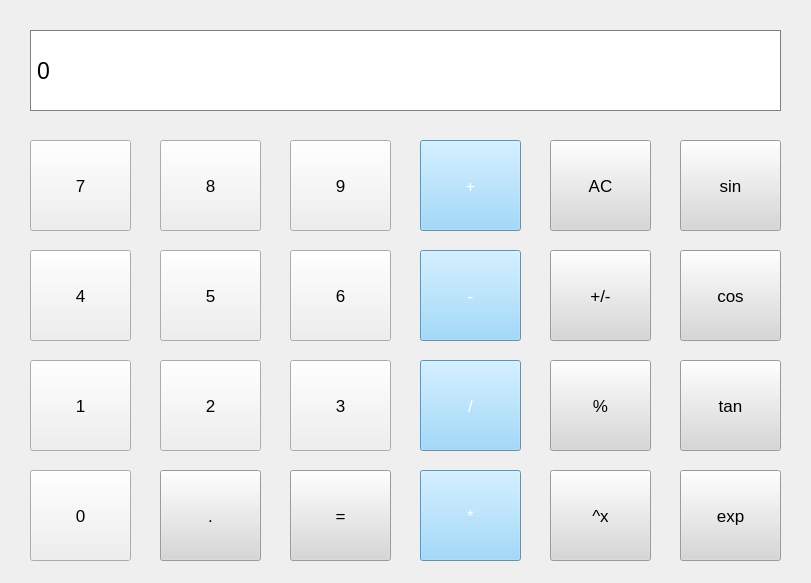
<?xml version="1.0" encoding="UTF-8"?>
<ui version="4.0">
 <class>MainWindow</class>
 <widget class="QMainWindow" name="MainWindow">
  <property name="geometry">
   <rect>
    <x>0</x>
    <y>0</y>
    <width>811</width>
    <height>583</height>
   </rect>
  </property>
  <property name="windowTitle">
   <string>Калькулятор</string>
  </property>
  <widget class="QWidget" name="centralwidget">
   <widget class="QLabel" name="ResultShow">
    <property name="geometry">
     <rect>
      <x>30</x>
      <y>30</y>
      <width>751</width>
      <height>81</height>
     </rect>
    </property>
    <property name="font">
     <font>
      <pointsize>17</pointsize>
     </font>
    </property>
    <property name="styleSheet">
     <string notr="true">QLabel {
  qproperty-alignment: 'AlignVCenter | AlignRight';
  background-color: rgb(255, 255, 255);
  border: 1px solid gray;
}</string>
    </property>
    <property name="text">
     <string>0</string>
    </property>
   </widget>
   <widget class="QPushButton" name="pushButton_7">
    <property name="geometry">
     <rect>
      <x>30</x>
      <y>140</y>
      <width>101</width>
      <height>91</height>
     </rect>
    </property>
    <property name="font">
     <font>
      <pointsize>13</pointsize>
     </font>
    </property>
    <property name="styleSheet">
     <string notr="true">QPushButton:pressed {
    background-color: qlineargradient(x1: 0, y1: 0, x2: 0, y2: 1,
                                      stop: 0 #dadbde, stop: 1 #f6f7fa);
}</string>
    </property>
    <property name="text">
     <string>7</string>
    </property>
   </widget>
   <widget class="QPushButton" name="pushButton_8">
    <property name="geometry">
     <rect>
      <x>160</x>
      <y>140</y>
      <width>101</width>
      <height>91</height>
     </rect>
    </property>
    <property name="font">
     <font>
      <pointsize>13</pointsize>
     </font>
    </property>
    <property name="styleSheet">
     <string notr="true">QPushButton:pressed {
    background-color: qlineargradient(x1: 0, y1: 0, x2: 0, y2: 1,
                                      stop: 0 #dadbde, stop: 1 #f6f7fa);
}</string>
    </property>
    <property name="text">
     <string>8</string>
    </property>
   </widget>
   <widget class="QPushButton" name="pushButton_9">
    <property name="geometry">
     <rect>
      <x>290</x>
      <y>140</y>
      <width>101</width>
      <height>91</height>
     </rect>
    </property>
    <property name="font">
     <font>
      <pointsize>13</pointsize>
     </font>
    </property>
    <property name="styleSheet">
     <string notr="true">QPushButton:pressed {
    background-color: qlineargradient(x1: 0, y1: 0, x2: 0, y2: 1,
                                      stop: 0 #dadbde, stop: 1 #f6f7fa);
}</string>
    </property>
    <property name="text">
     <string>9</string>
    </property>
   </widget>
   <widget class="QPushButton" name="pushButton_AC">
    <property name="geometry">
     <rect>
      <x>550</x>
      <y>140</y>
      <width>101</width>
      <height>91</height>
     </rect>
    </property>
    <property name="font">
     <font>
      <pointsize>13</pointsize>
     </font>
    </property>
    <property name="styleSheet">
     <string notr="true">QPushButton {
  background-color: rgb(215, 215, 215);
}
QPushButton:pressed {
    background-color: qlineargradient(x1: 0, y1: 0, x2: 0, y2: 1,
                                      stop: 0 #BEBEBE, stop: 1 #D7D7D7);
}</string>
    </property>
    <property name="text">
     <string>AC</string>
    </property>
   </widget>
   <widget class="QPushButton" name="pushButton_4">
    <property name="geometry">
     <rect>
      <x>30</x>
      <y>250</y>
      <width>101</width>
      <height>91</height>
     </rect>
    </property>
    <property name="font">
     <font>
      <pointsize>13</pointsize>
     </font>
    </property>
    <property name="styleSheet">
     <string notr="true">QPushButton:pressed {
    background-color: qlineargradient(x1: 0, y1: 0, x2: 0, y2: 1,
                                      stop: 0 #dadbde, stop: 1 #f6f7fa);
}</string>
    </property>
    <property name="text">
     <string>4</string>
    </property>
   </widget>
   <widget class="QPushButton" name="pushButton_5">
    <property name="geometry">
     <rect>
      <x>160</x>
      <y>250</y>
      <width>101</width>
      <height>91</height>
     </rect>
    </property>
    <property name="font">
     <font>
      <pointsize>13</pointsize>
     </font>
    </property>
    <property name="styleSheet">
     <string notr="true">QPushButton:pressed {
    background-color: qlineargradient(x1: 0, y1: 0, x2: 0, y2: 1,
                                      stop: 0 #dadbde, stop: 1 #f6f7fa);
}</string>
    </property>
    <property name="text">
     <string>5</string>
    </property>
   </widget>
   <widget class="QPushButton" name="pushButton_plusminus">
    <property name="geometry">
     <rect>
      <x>550</x>
      <y>250</y>
      <width>101</width>
      <height>91</height>
     </rect>
    </property>
    <property name="font">
     <font>
      <pointsize>13</pointsize>
     </font>
    </property>
    <property name="styleSheet">
     <string notr="true">QPushButton {
  background-color: rgb(215, 215, 215);
}
QPushButton:pressed {
    background-color: qlineargradient(x1: 0, y1: 0, x2: 0, y2: 1,
                                      stop: 0 #BEBEBE, stop: 1 #D7D7D7);
}</string>
    </property>
    <property name="text">
     <string>+/-</string>
    </property>
   </widget>
   <widget class="QPushButton" name="pushButton_6">
    <property name="geometry">
     <rect>
      <x>290</x>
      <y>250</y>
      <width>101</width>
      <height>91</height>
     </rect>
    </property>
    <property name="font">
     <font>
      <pointsize>13</pointsize>
     </font>
    </property>
    <property name="styleSheet">
     <string notr="true">QPushButton:pressed {
    background-color: qlineargradient(x1: 0, y1: 0, x2: 0, y2: 1,
                                      stop: 0 #dadbde, stop: 1 #f6f7fa);
}</string>
    </property>
    <property name="text">
     <string>6</string>
    </property>
   </widget>
   <widget class="QPushButton" name="pushButton_1">
    <property name="geometry">
     <rect>
      <x>30</x>
      <y>360</y>
      <width>101</width>
      <height>91</height>
     </rect>
    </property>
    <property name="font">
     <font>
      <pointsize>13</pointsize>
     </font>
    </property>
    <property name="styleSheet">
     <string notr="true">QPushButton:pressed {
    background-color: qlineargradient(x1: 0, y1: 0, x2: 0, y2: 1,
                                      stop: 0 #dadbde, stop: 1 #f6f7fa);
}</string>
    </property>
    <property name="text">
     <string>1</string>
    </property>
   </widget>
   <widget class="QPushButton" name="pushButton_2">
    <property name="geometry">
     <rect>
      <x>160</x>
      <y>360</y>
      <width>101</width>
      <height>91</height>
     </rect>
    </property>
    <property name="font">
     <font>
      <pointsize>13</pointsize>
     </font>
    </property>
    <property name="styleSheet">
     <string notr="true">QPushButton:pressed {
    background-color: qlineargradient(x1: 0, y1: 0, x2: 0, y2: 1,
                                      stop: 0 #dadbde, stop: 1 #f6f7fa);
}</string>
    </property>
    <property name="text">
     <string>2</string>
    </property>
   </widget>
   <widget class="QPushButton" name="pushButton_percent">
    <property name="geometry">
     <rect>
      <x>550</x>
      <y>360</y>
      <width>101</width>
      <height>91</height>
     </rect>
    </property>
    <property name="font">
     <font>
      <pointsize>13</pointsize>
     </font>
    </property>
    <property name="styleSheet">
     <string notr="true">QPushButton {
  background-color: rgb(215, 215, 215);
}
QPushButton:pressed {
    background-color: qlineargradient(x1: 0, y1: 0, x2: 0, y2: 1,
                                      stop: 0 #BEBEBE, stop: 1 #D7D7D7);
}</string>
    </property>
    <property name="text">
     <string>%</string>
    </property>
   </widget>
   <widget class="QPushButton" name="pushButton_3">
    <property name="geometry">
     <rect>
      <x>290</x>
      <y>360</y>
      <width>101</width>
      <height>91</height>
     </rect>
    </property>
    <property name="font">
     <font>
      <pointsize>13</pointsize>
     </font>
    </property>
    <property name="styleSheet">
     <string notr="true">QPushButton:pressed {
    background-color: qlineargradient(x1: 0, y1: 0, x2: 0, y2: 1,
                                      stop: 0 #dadbde, stop: 1 #f6f7fa);
}</string>
    </property>
    <property name="text">
     <string>3</string>
    </property>
   </widget>
   <widget class="QPushButton" name="pushButton_0">
    <property name="geometry">
     <rect>
      <x>30</x>
      <y>470</y>
      <width>101</width>
      <height>91</height>
     </rect>
    </property>
    <property name="font">
     <font>
      <pointsize>13</pointsize>
     </font>
    </property>
    <property name="styleSheet">
     <string notr="true">QPushButton:pressed {
    background-color: qlineargradient(x1: 0, y1: 0, x2: 0, y2: 1,
                                      stop: 0 #dadbde, stop: 1 #f6f7fa);
}</string>
    </property>
    <property name="text">
     <string>0</string>
    </property>
   </widget>
   <widget class="QPushButton" name="pushButton_dot">
    <property name="geometry">
     <rect>
      <x>160</x>
      <y>470</y>
      <width>101</width>
      <height>91</height>
     </rect>
    </property>
    <property name="font">
     <font>
      <pointsize>13</pointsize>
     </font>
    </property>
    <property name="styleSheet">
     <string notr="true">QPushButton {
  background-color: rgb(215, 215, 215);
}
QPushButton:pressed {
    background-color: qlineargradient(x1: 0, y1: 0, x2: 0, y2: 1,
                                      stop: 0 #BEBEBE, stop: 1 #D7D7D7);
}</string>
    </property>
    <property name="text">
     <string>.</string>
    </property>
   </widget>
   <widget class="QPushButton" name="pushButton_equally">
    <property name="geometry">
     <rect>
      <x>290</x>
      <y>470</y>
      <width>101</width>
      <height>91</height>
     </rect>
    </property>
    <property name="font">
     <font>
      <pointsize>13</pointsize>
     </font>
    </property>
    <property name="styleSheet">
     <string notr="true">QPushButton {
  background-color: rgb(215, 215, 215);
}
QPushButton:pressed {
    background-color: qlineargradient(x1: 0, y1: 0, x2: 0, y2: 1,
                                      stop: 0 #BEBEBE, stop: 1 #D7D7D7);
}</string>
    </property>
    <property name="text">
     <string>=</string>
    </property>
   </widget>
   <widget class="QPushButton" name="pushButton_plus">
    <property name="geometry">
     <rect>
      <x>420</x>
      <y>140</y>
      <width>101</width>
      <height>91</height>
     </rect>
    </property>
    <property name="font">
     <font>
      <pointsize>13</pointsize>
     </font>
    </property>
    <property name="styleSheet">
     <string notr="true">QPushButton {
  background-color: rgb(135, 206, 250);
  color: white; 
}</string>
    </property>
    <property name="text">
     <string>+</string>
    </property>
   </widget>
   <widget class="QPushButton" name="pushButton_division">
    <property name="geometry">
     <rect>
      <x>420</x>
      <y>360</y>
      <width>101</width>
      <height>91</height>
     </rect>
    </property>
    <property name="font">
     <font>
      <pointsize>13</pointsize>
     </font>
    </property>
    <property name="styleSheet">
     <string notr="true">QPushButton {
  background-color: rgb(135, 206, 250);
  color: white; 
}</string>
    </property>
    <property name="text">
     <string>/</string>
    </property>
   </widget>
   <widget class="QPushButton" name="pushButton_multiply">
    <property name="geometry">
     <rect>
      <x>420</x>
      <y>470</y>
      <width>101</width>
      <height>91</height>
     </rect>
    </property>
    <property name="font">
     <font>
      <pointsize>13</pointsize>
     </font>
    </property>
    <property name="styleSheet">
     <string notr="true">QPushButton {
  background-color: rgb(135, 206, 250);
  color: white; 
}</string>
    </property>
    <property name="text">
     <string>*</string>
    </property>
   </widget>
   <widget class="QPushButton" name="pushButton_minus">
    <property name="geometry">
     <rect>
      <x>420</x>
      <y>250</y>
      <width>101</width>
      <height>91</height>
     </rect>
    </property>
    <property name="font">
     <font>
      <pointsize>13</pointsize>
     </font>
    </property>
    <property name="styleSheet">
     <string notr="true">QPushButton {
  background-color: rgb(135, 206, 250);
  color: white; 
}</string>
    </property>
    <property name="text">
     <string>-</string>
    </property>
   </widget>
   <widget class="QPushButton" name="pushButton_x2">
    <property name="geometry">
     <rect>
      <x>550</x>
      <y>470</y>
      <width>101</width>
      <height>91</height>
     </rect>
    </property>
    <property name="font">
     <font>
      <pointsize>13</pointsize>
     </font>
    </property>
    <property name="styleSheet">
     <string notr="true">QPushButton {
  background-color: rgb(215, 215, 215);
}
QPushButton:pressed {
    background-color: qlineargradient(x1: 0, y1: 0, x2: 0, y2: 1,
                                      stop: 0 #BEBEBE, stop: 1 #D7D7D7);
}</string>
    </property>
    <property name="text">
     <string>^х</string>
    </property>
   </widget>
   <widget class="QPushButton" name="pushButton_sin">
    <property name="geometry">
     <rect>
      <x>680</x>
      <y>140</y>
      <width>101</width>
      <height>91</height>
     </rect>
    </property>
    <property name="font">
     <font>
      <pointsize>13</pointsize>
     </font>
    </property>
    <property name="styleSheet">
     <string notr="true">QPushButton {
  background-color: rgb(215, 215, 215);
}
QPushButton:pressed {
    background-color: qlineargradient(x1: 0, y1: 0, x2: 0, y2: 1,
                                      stop: 0 #BEBEBE, stop: 1 #D7D7D7);
}</string>
    </property>
    <property name="text">
     <string>sin</string>
    </property>
   </widget>
   <widget class="QPushButton" name="pushButton_tan">
    <property name="geometry">
     <rect>
      <x>680</x>
      <y>360</y>
      <width>101</width>
      <height>91</height>
     </rect>
    </property>
    <property name="font">
     <font>
      <pointsize>13</pointsize>
     </font>
    </property>
    <property name="styleSheet">
     <string notr="true">QPushButton {
  background-color: rgb(215, 215, 215);
}
QPushButton:pressed {
    background-color: qlineargradient(x1: 0, y1: 0, x2: 0, y2: 1,
                                      stop: 0 #BEBEBE, stop: 1 #D7D7D7);
}</string>
    </property>
    <property name="text">
     <string>tan</string>
    </property>
   </widget>
   <widget class="QPushButton" name="pushButton_exp">
    <property name="geometry">
     <rect>
      <x>680</x>
      <y>470</y>
      <width>101</width>
      <height>91</height>
     </rect>
    </property>
    <property name="font">
     <font>
      <pointsize>13</pointsize>
     </font>
    </property>
    <property name="styleSheet">
     <string notr="true">QPushButton {
  background-color: rgb(215, 215, 215);
}
QPushButton:pressed {
    background-color: qlineargradient(x1: 0, y1: 0, x2: 0, y2: 1,
                                      stop: 0 #BEBEBE, stop: 1 #D7D7D7);
}</string>
    </property>
    <property name="text">
     <string>exp</string>
    </property>
   </widget>
   <widget class="QPushButton" name="pushButton_cos">
    <property name="geometry">
     <rect>
      <x>680</x>
      <y>250</y>
      <width>101</width>
      <height>91</height>
     </rect>
    </property>
    <property name="font">
     <font>
      <pointsize>13</pointsize>
     </font>
    </property>
    <property name="styleSheet">
     <string notr="true">QPushButton {
  background-color: rgb(215, 215, 215);
}
QPushButton:pressed {
    background-color: qlineargradient(x1: 0, y1: 0, x2: 0, y2: 1,
                                      stop: 0 #BEBEBE, stop: 1 #D7D7D7);
}</string>
    </property>
    <property name="text">
     <string>cos</string>
    </property>
   </widget>
  </widget>
 </widget>
 <resources/>
 <connections/>
</ui>
